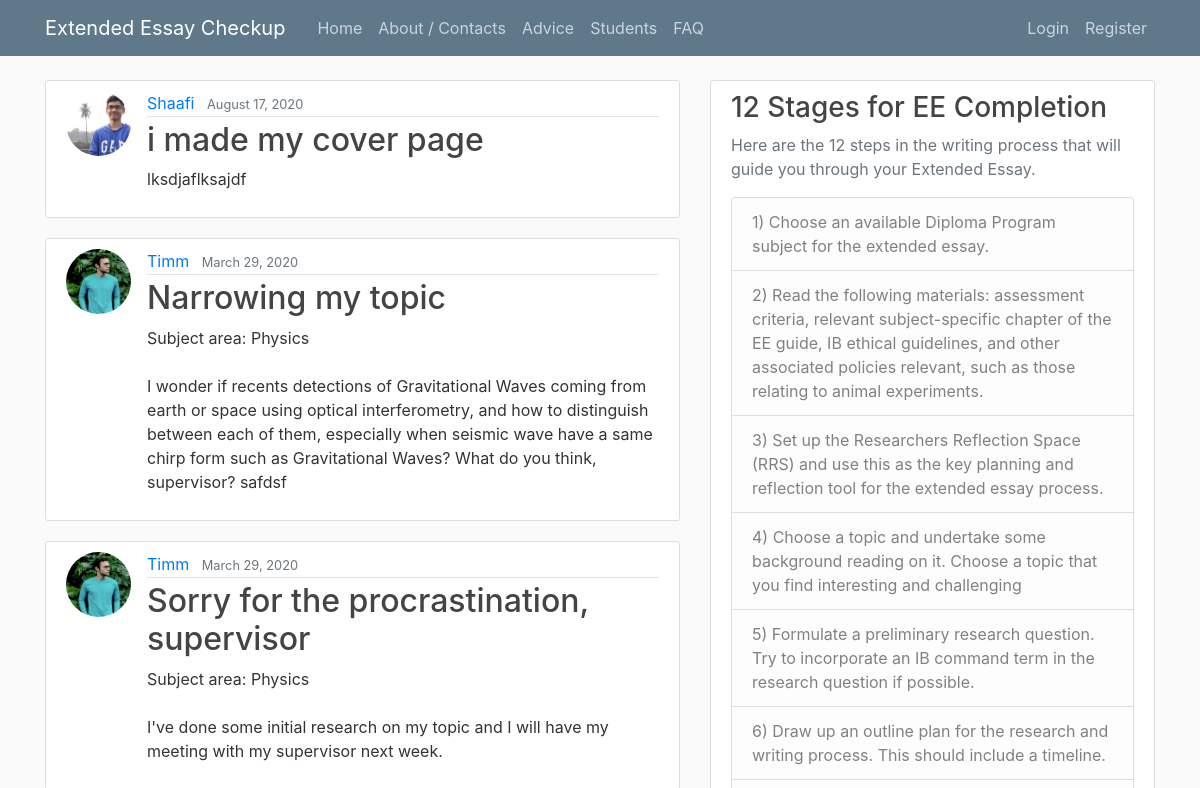
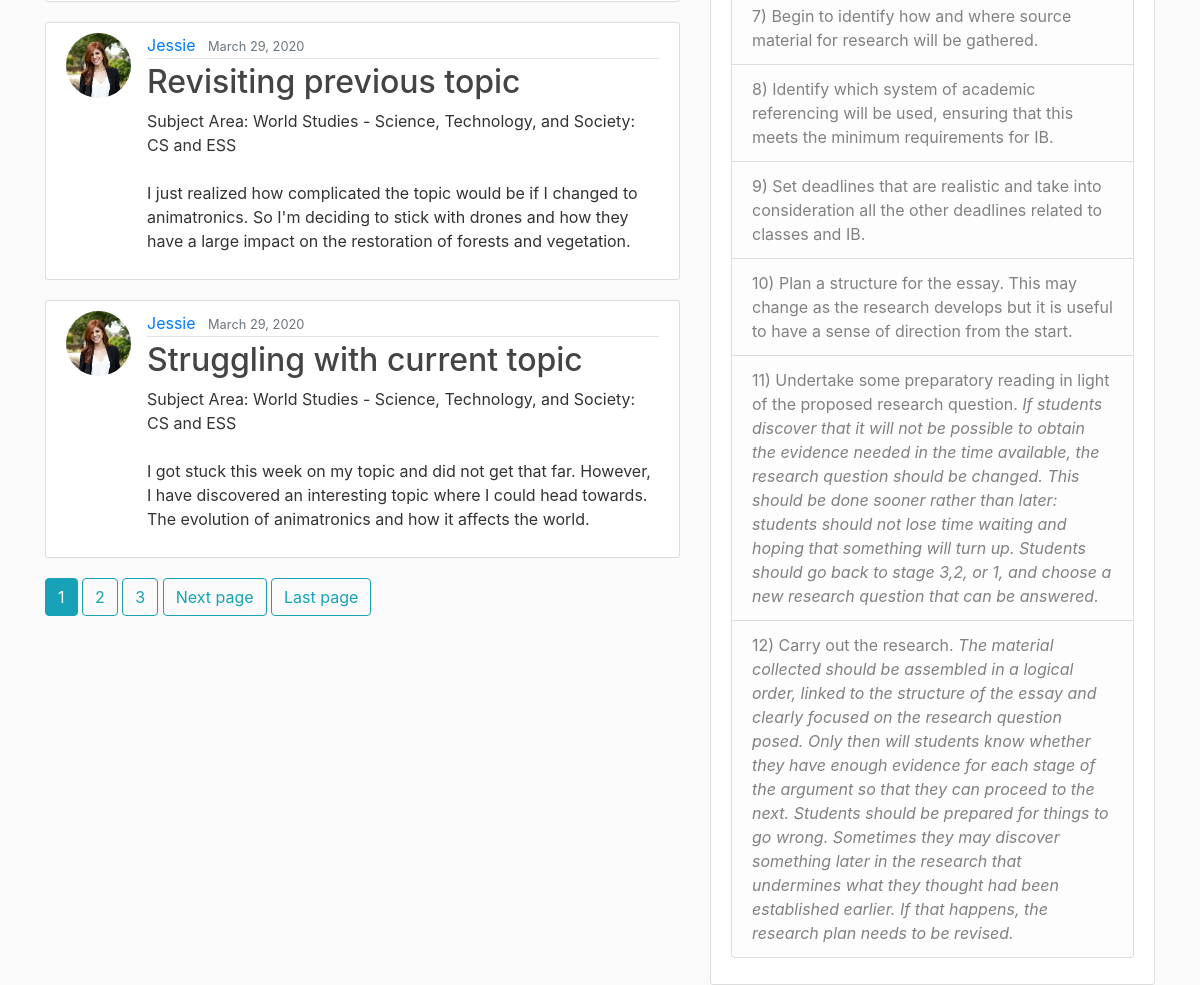
The page / on the database its author committed (2 pictures, top to bottom).
### checkup/models.py (models this page shows, shortened)
class Post(models.Model):
    title = models.CharField(max_length=100)
    content = models.TextField()
    date_posted = models.DateTimeField(default=timezone.now)
    author = models.ForeignKey(User, on_delete=models.CASCADE)

### users/models.py (models this page shows, shortened)
class Profile(models.Model):
    user = models.OneToOneField(User, on_delete=models.CASCADE)
    image = models.ImageField(default='default.jpg', upload_to='profile_pics')

### checkup/views.py (the view)
# urls.py: path('', PostListView.as_view(), name='checkup-home'),
class PostListView(ListView):
    model = Post
    template_name = 'checkup/home.html'  # <app>/<model>_<viewtype>.html
    context_object_name = 'posts'
    ordering = ['-date_posted']
    paginate_by = 5

### checkup/templates/checkup/home.html (shortened to what this page needs)
{% extends "checkup/base.html" %}
{% block content %}
    {% for post in posts %}
        <article class="media content-section">
          <img class="rounded-circle article-img" src="{{ post.author.profile.image.url }}">
          <div class="media-body">
            <div class="article-metadata">
              <a class="mr-2" href="{% url 'user-posts' post.author.username %}">{{ post.author }}</a>
              <small class="text-muted">{{ post.date_posted|date:"F d, Y" }}</small>
            </div>
            <h2><a class="article-title" href="{% url 'post-detail' post.id %}">{{ post.title }}</a></h2>
            <p class="article-content">{{ post.content }}</p>
          </div>
        </article>
    {% endfor %}
    {% if is_paginated %}
      {% for num in page_obj.paginator.page_range %}
        {% if page_obj.number == num %}
          <a class="btn btn-info mb-4" href="?page={{ num }}">{{ num }}</a>
        {% elif num > page_obj.number|add:'-3' and num < page_obj.number|add:'3' %}
          <a class="btn btn-outline-info mb-4" href="?page={{ num }}">{{ num }}</a>
        {% endif %}
      {% endfor %}
      {% if page_obj.has_next %}
        <a class="btn btn-outline-info mb-4" href="?page={{ page_obj.next_page_number }}">Next page</a>
        <a class="btn btn-outline-info mb-4" href="?page={{ page_obj.paginator.num_pages }}">Last page</a>
      {% endif %}
    {% endif %}
{% endblock content %}

### checkup/templates/checkup/base.html (shortened to what this page needs)
{% load static %}
<!DOCTYPE html>
<html>
<head>
    <link rel="stylesheet" href="https://maxcdn.bootstrapcdn.com/bootstrap/4.0.0/css/bootstrap.min.css">
    <link rel="stylesheet" type="text/css" href="{% static 'checkup/main.css' %}">
</head>
<body>
    <header class="site-header">
      <nav class="navbar navbar-expand-md navbar-dark bg-steel fixed-top">
        <div class="container">
          <a class="navbar-brand mr-4" href="{% url 'checkup-home' %}">Extended Essay Checkup</a>
          <div class="collapse navbar-collapse" id="navbarToggle">
            <div class="navbar-nav mr-auto">
              <a class="nav-item nav-link" href="{% url 'checkup-home' %}">Home</a>
              <a class="nav-item nav-link" href="{% url 'checkup-about' %}">About / Contacts</a>
              <a class="nav-item nav-link" href="{% url 'checkup-advice' %}">Advice</a>
              <a class="nav-item nav-link" href="{% url 'checkup-students' %}">Students</a>
              <a class="nav-item nav-link" href="{% url 'checkup-FAQ' %}">FAQ</a>
            </div>
            <div class="navbar-nav">
              {% if user.is_authenticated %}
                <a class="nav-item nav-link" href="{% url 'post-create' %}">Add Post</a>
                <a class="nav-item nav-link" href="{% url 'profile' %}">Profile</a>
                <a class="nav-item nav-link" href="{% url 'logout' %}">Logout</a>
              {% else %}
                <a class="nav-item nav-link" href="{% url 'login' %}">Login</a>
                <a class="nav-item nav-link" href="{% url 'register' %}">Register</a>
              {% endif %}
            </div>
          </div>
        </div>
      </nav>
    </header>
    <main role="main" class="container">
      <div class="row">
        <div class="col-md-7">
          {% block content %}
          {% endblock %}
        </div>
        <div class="col-md-5">
          <div class="content-section">
            <h3>12 Stages for EE Completion</h3>
            <p class='text-muted'>Here are the 12 steps in the writing process that will guide you through your Extended Essay.
              <ul class="list-group">
                <li class="list-group-item list-group-item-light">1) Choose an available Diploma Program subject for the extended essay.</li>
                <li class="list-group-item list-group-item-light">2) Read the following materials: assessment criteria, relevant subject-specific chapter of the EE guide, IB ethical guidelines, and other associated policies relevant, such as those relating to animal experiments.</li>
                <li class="list-group-item list-group-item-light">3) Set up the Researchers Reflection Space (RRS) and use this as the key planning and reflection tool for the extended essay process.</li>
                <li class="list-group-item list-group-item-light">4) Choose a topic and undertake some background reading on it. Choose a topic that you find interesting and challenging</li>
                <li class="list-group-item list-group-item-light">5) Formulate a preliminary research question. Try to incorporate an IB command term in the research question if possible.</li>
                <li class="list-group-item list-group-item-light">6) Draw up an outline plan for the research and writing process. This should include a timeline.</li>
                <li class="list-group-item list-group-item-light">7) Begin to identify how and where source material for research will be gathered.</li>
                <li class="list-group-item list-group-item-light">8) Identify which system of academic referencing will be used, ensuring that this meets the minimum requirements for IB.</li>
                <li class="list-group-item list-group-item-light">9) Set deadlines that are realistic and take into consideration all the other deadlines related to classes and IB.</li>
                <li class="list-group-item list-group-item-light">10) Plan a structure for the essay. This may change as the research develops but it is useful to have a sense of direction from the start.</li>
                <li class="list-group-item list-group-item-light">11) Undertake some preparatory reading in light of the proposed research question. <i> If students discover that it will not be possible to obtain the evidence needed in the time available, the research question should be changed. This should be done sooner rather than later: students should not lose time waiting and hoping that something will turn up. Students should go back to stage 3,2, or 1, and choose a new research question that can be answered.</i> </li>
                <li class="list-group-item list-group-item-light">12) Carry out the research. <i>The material collected should be assembled in a logical order, linked to the structure of the essay and clearly focused on the research question posed. Only then will students know whether they have enough evidence for each stage of the argument so that they can proceed to the next. Students should be prepared for things to go wrong. Sometimes they may discover something later in the research that undermines what they thought had been established earlier. If that happens, the research plan needs to be revised.</i> </li>
              </ul>
            </p>
          </div>
        </div>
      </div>
    </main>
</body>
</html>

### checkup/static/checkup/main.css (style rules this page uses)
body { background: #fafafa; color: #333333; margin-top: 5rem; }
h1, h2, h3, h4, h5, h6 { color: #444444; }
ul { margin: 0; }
.bg-steel { background-color: #5f788a; }
.site-header .navbar-nav .nav-link { color: #cbd5db; }
.content-section { background: #ffffff; padding: 10px 20px; border: 1px solid #dddddd; border-radius: 3px; margin-bottom: 20px; }
.article-title { color: #444444; }
.article-content { white-space: pre-line; }
.article-img { height: 65px; width: 65px; margin-right: 16px; }
.article-metadata { padding-bottom: 1px; margin-bottom: 4px; border-bottom: 1px solid #e3e3e3 }

### rows shown on the page
Post: author.profile.image (picture), author "Shaafi", date_posted "August 17, 2020", title "i made my cover page", content "lksdjaflksajdf"
Post: author.profile.image (picture), author "Timm", date_posted "March 29, 2020", title "Narrowing my topic", content "Subject area: Physics I wonder if recents detections of Gravitational Waves coming from earth or space using optical interferometry, and how to distinguish between each of them, especially when seismic wave have a same chirp form such as Gravitational Waves? What do you think, supervisor? safdsf"
Post: author.profile.image (picture), author "Timm", date_posted "March 29, 2020", title "Sorry for the procrastination, supervisor", content "Subject area: Physics I've done some initial research on my topic and I will have my meeting with my supervisor next week."
Post: author.profile.image (picture), author "Jessie", date_posted "March 29, 2020", title "Revisiting previous topic", content "Subject Area: World Studies - Science, Technology, and Society: CS and ESS I just realized how complicated the topic would be if I changed to animatronics. So I'm deciding to stick with drones and how they have a large impact on the restoration of forests and vegetation."
Post: author.profile.image (picture), author "Jessie", date_posted "March 29, 2020", title "Struggling with current topic", content "Subject Area: World Studies - Science, Technology, and Society: CS and ESS I got stuck this week on my topic and did not get that far. However, I have discovered an interesting topic where I could head towards. The evolution of animatronics and how it affects the world."

### other values the page prints
{{ num }} "1"
{{ num }} "2" "3"
